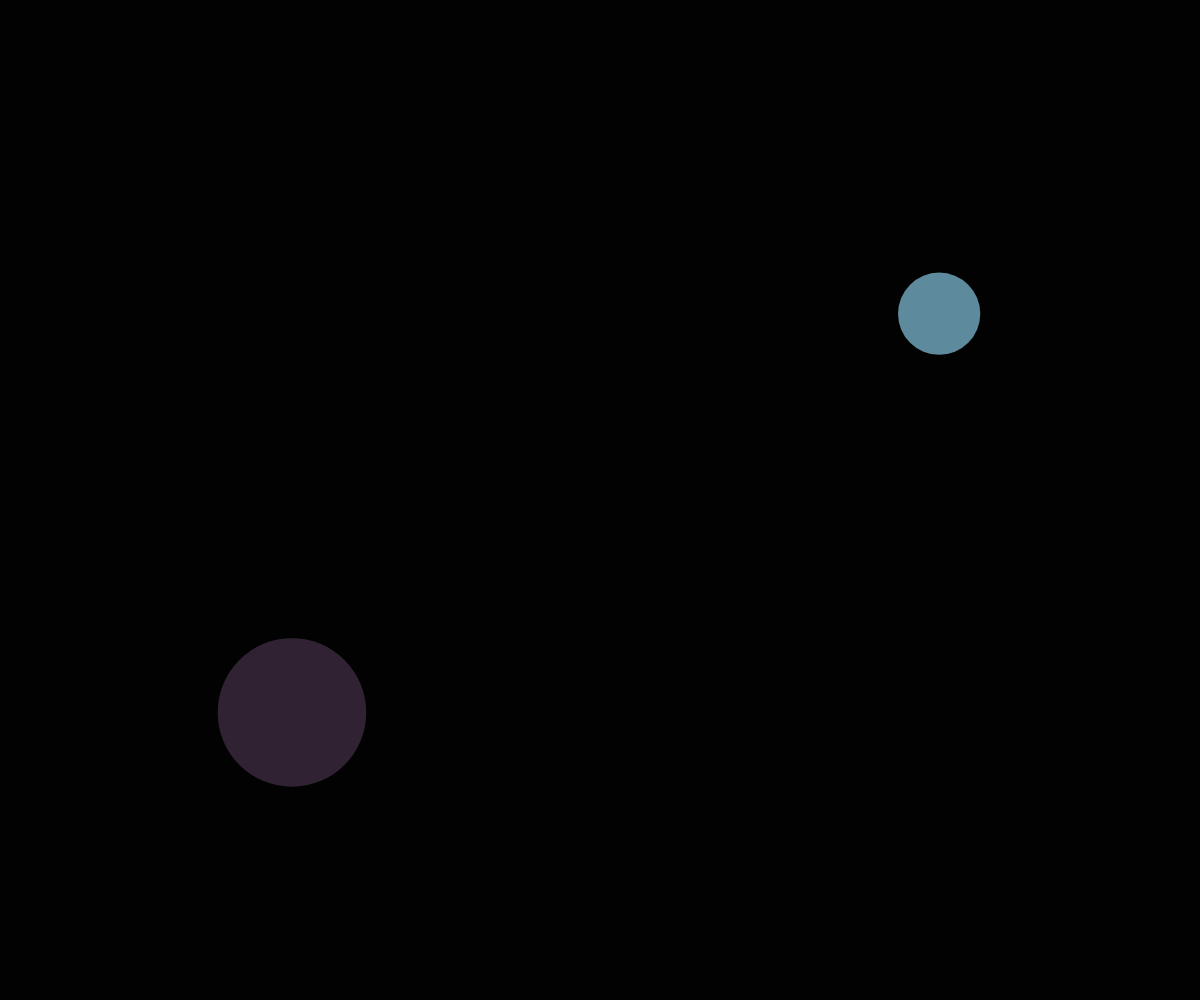
Frame 1 (no input)
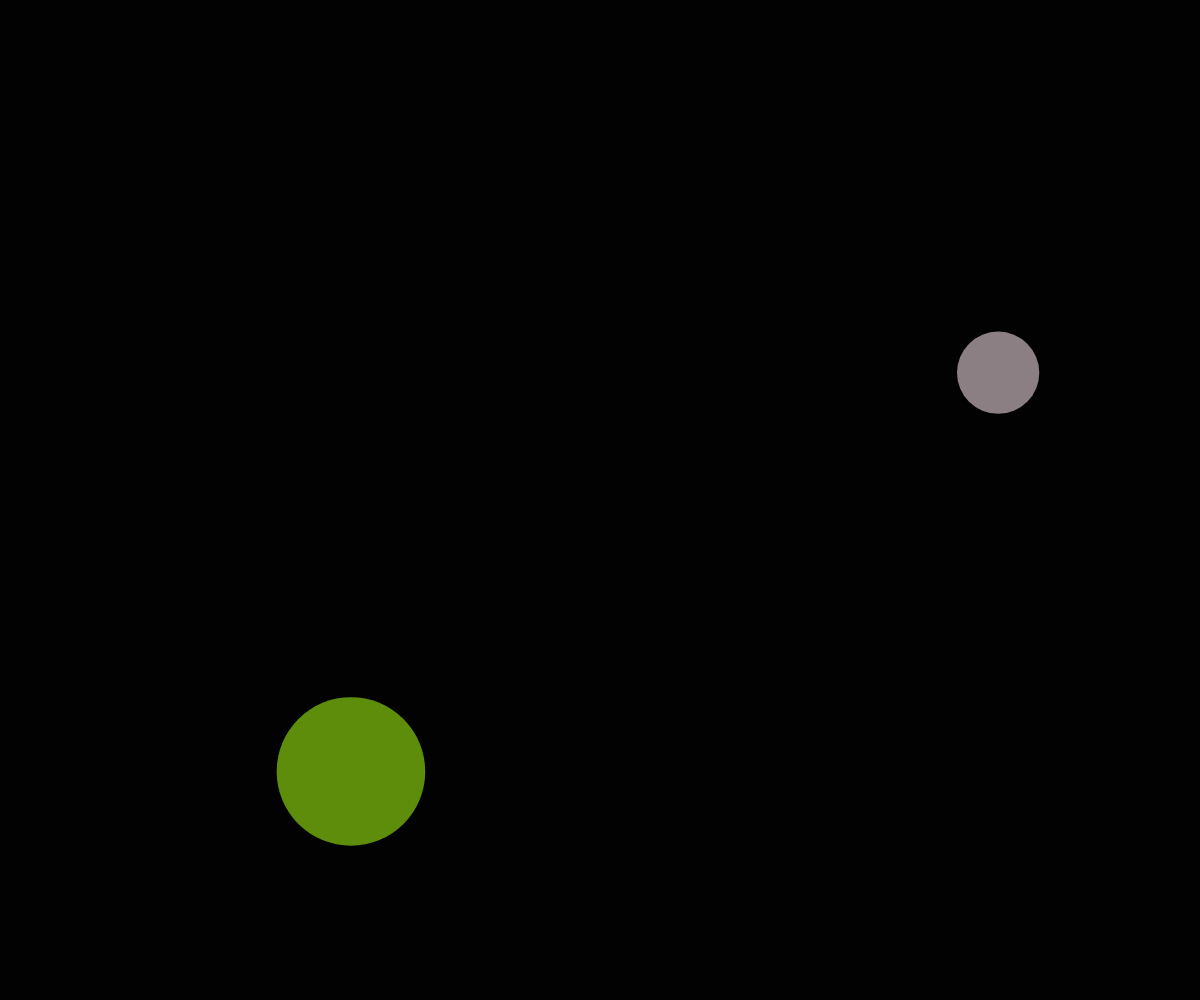
Frame 60 (no input)
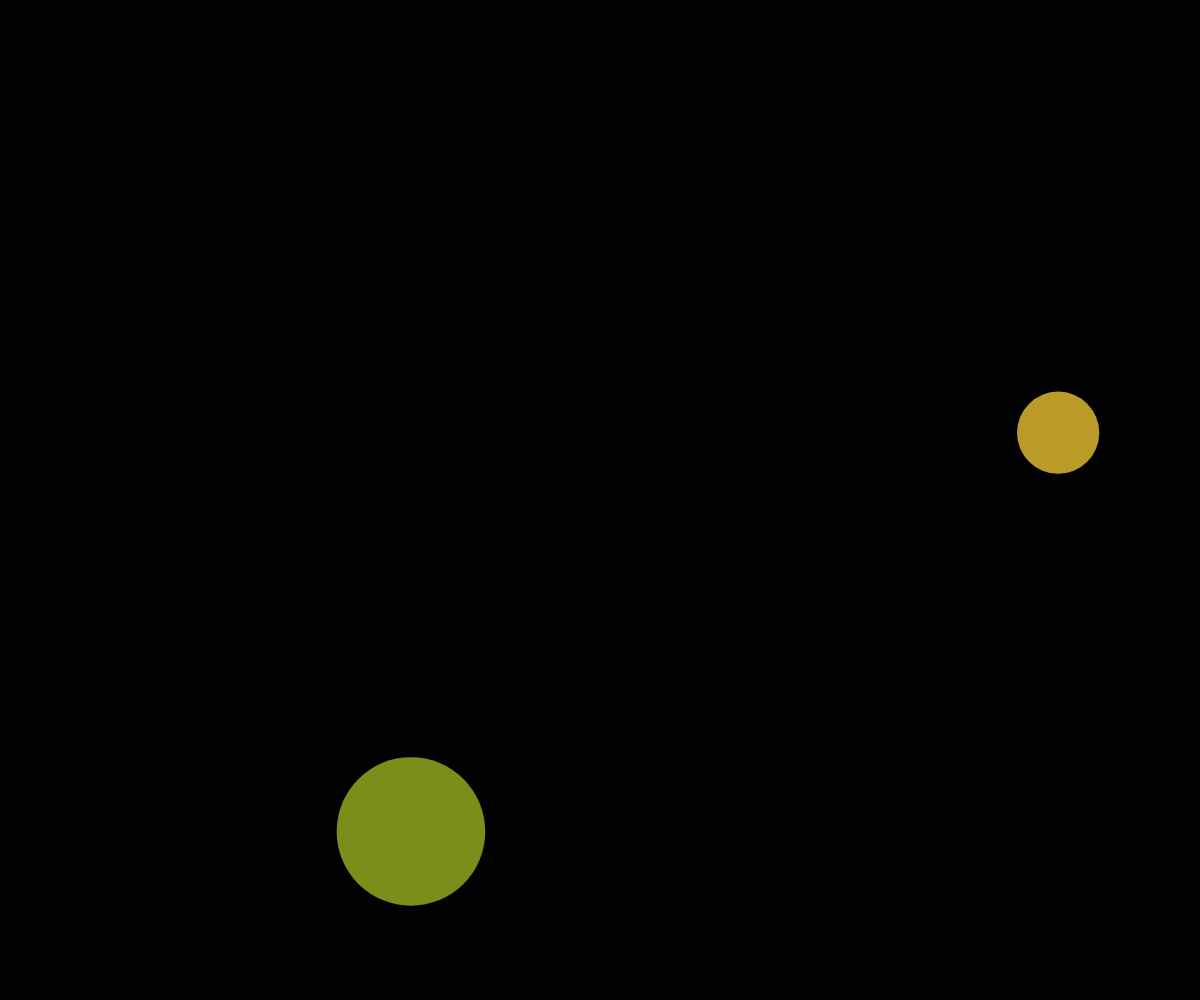
Frame 120 (the mouse pressed at the canvas centre since frame 60)

The p5.js sketch that drew these frames (run headless with seeded random() and noise() and a simulated clock; from frame 60 on, the mouse is pressed at the canvas centre):

// p5.js sketch
// ── sketch.js
var people = [];

var radius = 30;
var x = 250;
var y = 220;
var incrementX = 2;
var incrementY = 2;
var value = 2;

function setup() {
  createCanvas(windowWidth,windowHeight);
  setShakeThreshold(20);
  //frameRate(12);    
}

function draw() {
  background(value);
    
for(var i = 0; i < value; i++) {
    var myObj = new Ball(random(10,100))
    people.push(myObj)
  }
    
for(var i = 0; i < value; i++){
  people[i].display();
  people[i].move();
}
}

function deviceShaken(){
    value ++;
    if(value>255){
      value=2;
    }
    
}
function Ball(radius){
  this.radius = radius;
  this.x = random(this.radius, width-this.radius);
  this.y = random(this.radius, height-this.radius);
  
  this.incrementX = 1;
  this.incrementY = 1;
  
  this.display = function(){
    noStroke();  
    fill(random(255-value),random(255-value),random(255-value),200);
    ellipse(this.x,this.y,this.radius*2);
  }
  
  this.move = function() {
    
  this.x += this.incrementX;
  this.y += this.incrementY
  
  if( this.x >= width-radius || this.x <= 0 + radius){
    this.incrementX *= -1
  }
  
    if( this.y >= height-radius || this.y <= 0 + radius){
    this.incrementY *= -1
}
}
}
